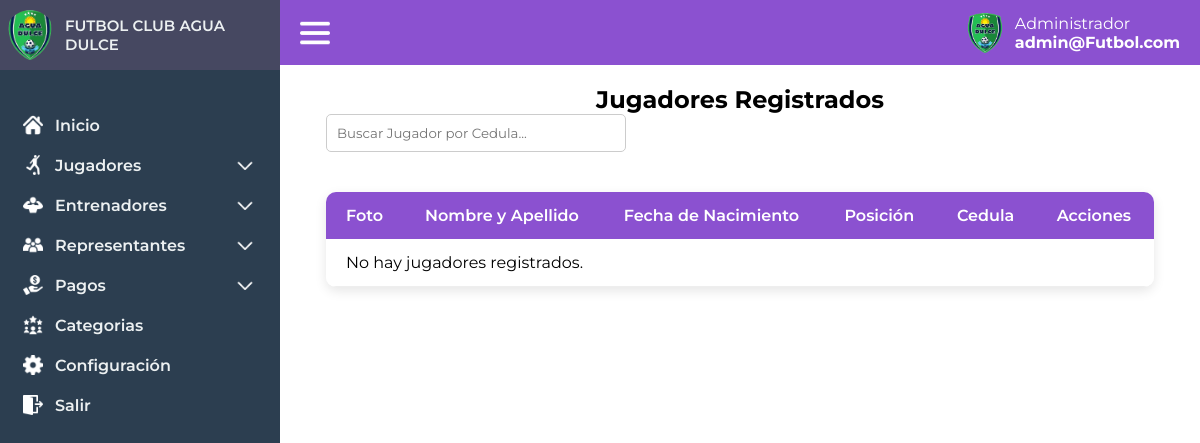
Before: /administrador/listajugadores (signed in) with the older database file.
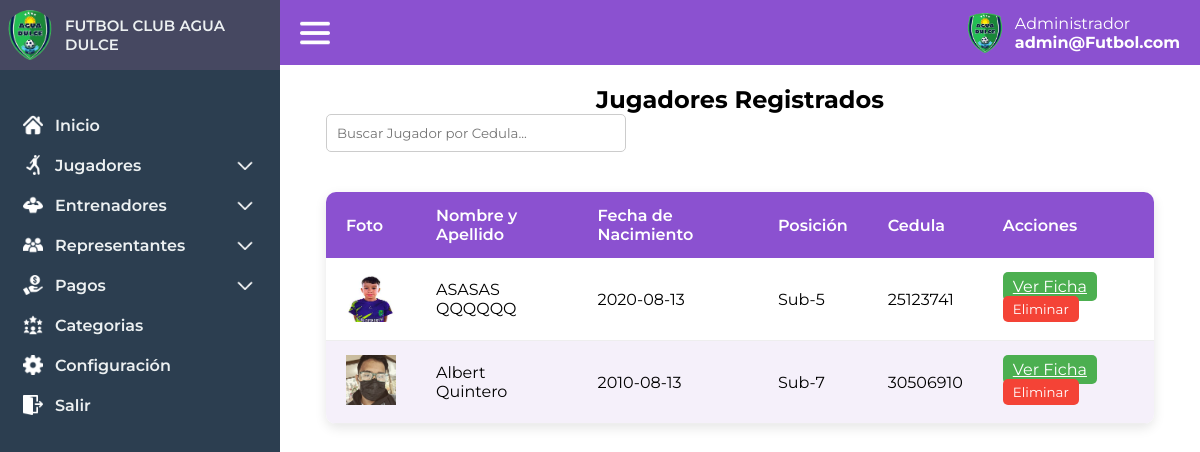
After: the same page with the newer database file.
### tables this page shows
CREATE TABLE `jugadores` (
  `cedula` bigint(20) NOT NULL,
  `nombres` varchar(100) NOT NULL,
  `apellidos` varchar(100) NOT NULL,
  `fecha_nacimiento` date NOT NULL,
  `genero` char(1) NOT NULL CHECK (`genero` in ('M','F')),
  `categoria` varchar(20) NOT NULL,
  `nombre_camiseta` varchar(20) NOT NULL,
  `cedula_representante` bigint(20) NOT NULL,
  `foto` varchar(255) NOT NULL
);

CREATE TABLE `categorias` (
  `id` int(11) NOT NULL,
  `nombre_categoria` varchar(50) DEFAULT NULL,
  `periodo` varchar(20) DEFAULT NULL,
  `entrenador_id` int(11) DEFAULT NULL,
  `horario` varchar(100) DEFAULT NULL
);

### controlador/vistas.php (called while the page is built, shortened)
<?php
class vistas
{
    function vistan($vista){
        require "vistas/".$vista.".php";
    }
}
?>

### controlador/administrador.php (called while the page is built, shortened)
<?php
require_once "modelo/adminmodel.php";
class administrador extends vistas{
        public function listajugadores(){
            $this->jugadores = adminModel::getAllPlayers();
            $this->vistan('administrador/players_list');
        }
}
?>

### modelo/database.php (called while the page is built, shortened)
<?php
    class Database
    {
        public static function getDatabase(){
            try {
                $db = new PDO("mysql:host=localhost;dbname=futbolclub", "root", "");
                return $db;
            } catch (Exception $e) {
                return false;
            }
        }
    }
    ?>

### modelo/adminmodel.php (called while the page is built, shortened)
<?php
    require_once "database.php";
    class adminModel extends Database
    {
    public static function getAllPlayers() {
        try {
            $stmt = Database::getDatabase()->prepare("SELECT j.*, c.nombre_categoria FROM jugadores j JOIN categorias c ON j.categoria = c.id ORDER BY j.apellidos, j.nombres");
            $stmt->execute();
            return $stmt->fetchAll(PDO::FETCH_ASSOC);
        } catch (PDOException $e) {
            return [];
        }
    }
}
?>

### vistas/administrador/players_list.php (the view, shortened to what this page needs)
<!DOCTYPE html>
<html lang="es">
<head>
    <link rel="stylesheet" href="/FutbolClub/assets/css/index.css">
    <link rel="stylesheet" href="/FutbolClub/assets/css/players.css">
</head>
<body>
    <?php include("vistas/layout/header.php") ?>
    <main class="index-main" id="index-main">
    <?php include('vistas/layout/session.php'); ?>
        <div class="playerlist-container">
            <h2>Jugadores Registrados</h2>
            <div class="playerlist-actions">
                <input type="text" id="search-player" placeholder="Buscar Jugador por Cedula..." onkeyup="filtrarTabla()">
            </div>
            <table class="player-table" id="player-table">
                <thead>
                    <tr>
                        <th>Foto</th>
                        <th>Nombre y Apellido</th>
                        <th>Fecha de Nacimiento</th>
                        <th>Posición</th>
                        <th>Cedula</th>
                        <th>Acciones</th>
                    </tr>
                </thead>
                <tbody id="player-list">
                    <?php
        if (empty($this->jugadores)) {
            echo '<tr><td colspan="6">No hay jugadores registrados.</td></tr>';
        } else {
            foreach ($this->jugadores as $jugador) {
                echo '<tr>';
                echo '<td> <img src="/FutbolClub/' . htmlspecialchars($jugador['foto']) . '" alt="Foto de ' . htmlspecialchars($jugador['nombres']) . '" class="player-list-img"></td>';
                echo '<td>' .htmlspecialchars($jugador['nombres']). ' ' . htmlspecialchars($jugador['apellidos']) . '</td>';
                echo '<td>' . htmlspecialchars($jugador['fecha_nacimiento']) . '</td>';
                echo '<td>' . htmlspecialchars($jugador['nombre_categoria']) . '</td>';
                echo '<td>' . htmlspecialchars($jugador['cedula']) . '</td>';
                echo '<td>
                        <a class="edit-button" href="informacionjugador&player=' . htmlspecialchars($jugador['cedula']) . '">Ver Ficha</a>
                        <button class="delete-button" data-cedula="' . htmlspecialchars($jugador['cedula']) . '">Eliminar</button>
                      </td>';
                echo '</tr>';
            }
        }
        ?>
                </tbody>
            </table>
        </div>
    </main>
</body>
</html>

Changed rows visible on the page:
added jugadores: foto (picture), nombres "ASASAS", apellidos "QQQQQQ", fecha_nacimiento "2020-08-13", categorias.nombre_categoria "Sub-5", cedula "25123741"
now on this page (row edited): jugadores: foto (picture), nombres "Albert", apellidos "Quintero", fecha_nacimiento "2010-08-13", categorias.nombre_categoria "Sub-7", cedula "30506910"
Other visible differences:
text no longer shown: "No hay jugadores registrados."
